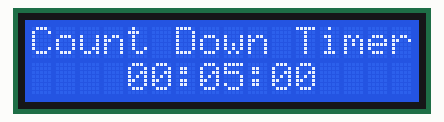
Recording of a sketch running on a simulated Arduino Uno, built with avr-gcc and run on an emulated ATmega328P. On the bench: 16×2 character LCD.

Above: at 0.3 s.
At 4.0 s:
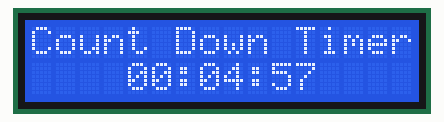
At 8.9 s:
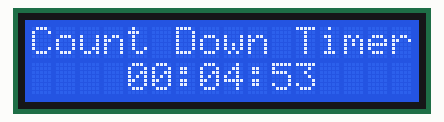
At 18.6 s:
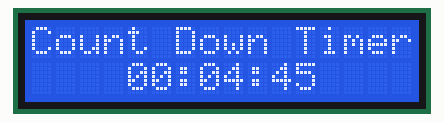
At 28.3 s:
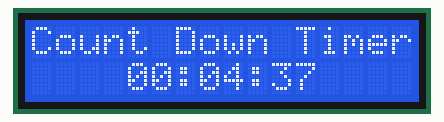
At 38.1 s:
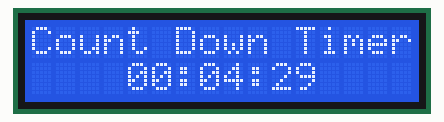

Measured:
- what the display in image 0 shows lasts 1.0 s, from 0.3 s to 1.3 s

The sketch:

LCD_Infinite_Countdown.ino
```cpp
/*
 * INFINITE COUNTDOWN ON A 16x2 LCD, WHEN COUNTDOWN REACHES 0 THE TIMER RESTARTS.
 * Good for gym workout timing or other uses.
 * DON'T FORGET TO SET THE RESET TIMES ON LINES 50-52 THE SAME AS THE START TIME ON LINES 23-25!
 * By default it's set to 5 minutes.
 *
 * LCD RS pin to digital pin 12
 * LCD Enable pin to digital pin 11
 * LCD D4 pin to digital pin 5
 * LCD D5 pin to digital pin 4
 * LCD D6 pin to digital pin 3
 * LCD D7 pin to digital pin 2
 * LCD R/W pin to ground
 * LCD VSS pin to ground
 * LCD VCC pin to 5V
 * 10K resistor:
 * ends to +5V and ground
 * wiper to LCD VO pin (pin 3)
*/

// include the library code:
#include <LiquidCrystal.h>
int hours = 0; // start hours
int minutes = 5; //start min
int seconds = 0; //start seconds

const int rs = 12, en = 11, d4 = 5, d5 = 4, d6 = 3, d7 = 2;
LiquidCrystal lcd(rs, en, d4, d5, d6, d7);

void setup() {
  lcd.begin(16, 2);
}
void stepDown() {
  if (seconds > 0) {
  seconds -= 1;
  } else {
    if (minutes > 0) {
    seconds = 59;
    minutes -= 1;
    } else {
      if (hours > 0) {
      seconds = 59;
      minutes = 59;
      hours -= 1;
      } else {
      lcd.clear();
      lcd.setCursor(5, 1);
      lcd.println("SWITCH ");
      delay(1000);
      hours = 0; // RESET hours
      minutes = 5; //RESET min
      seconds = 0; //RESET seconds
      }
    }
  }
}

void begintimer(){
 lcd.clear();
 lcd.begin(16, 2);
 lcd.print("Count Down Timer ");
 delay(150);
}

void loop() {
  begintimer();
 if (hours > 0 || minutes > 0 || seconds >= 0) {
    lcd.setCursor(4, 2);
    (hours < 10) ? lcd.print("0") : NULL;
    lcd.print(hours);
    lcd.print(":");
    (minutes < 10) ? lcd.print("0") : NULL;
    lcd.print(minutes);
    lcd.print(":");
    (seconds < 10) ? lcd.print("0") : NULL;
    lcd.print(seconds);
    lcd.display();
    stepDown();
    delay(1000);
  } else {
    begintimer();
    lcd.setCursor(4, 2);
    (hours < 10) ? lcd.print("0") : NULL;
    lcd.print(hours);
    lcd.print(":");
    (minutes < 10) ? lcd.print("0") : NULL;
    lcd.print(minutes);
    lcd.print(":");
    (seconds < 10) ? lcd.print("0") : NULL;
    lcd.print(seconds);
    lcd.display();
    stepDown();
    delay(1000);
  }
}
```
